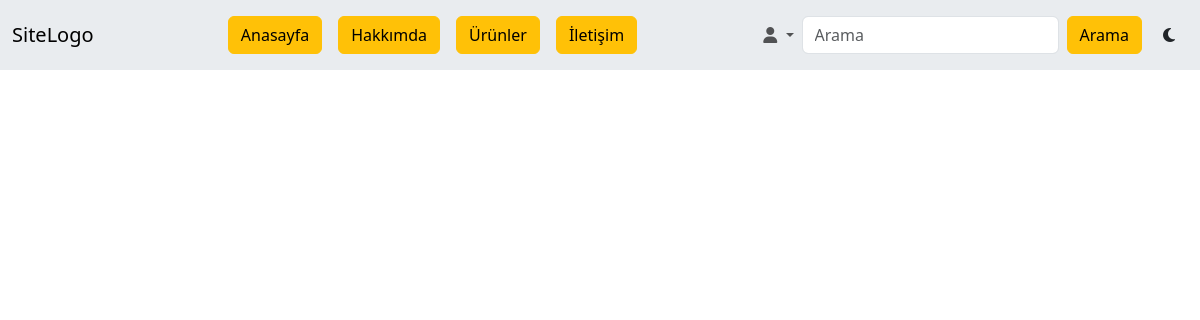
/hakkimizda, run on an earlier commit of the app's database.
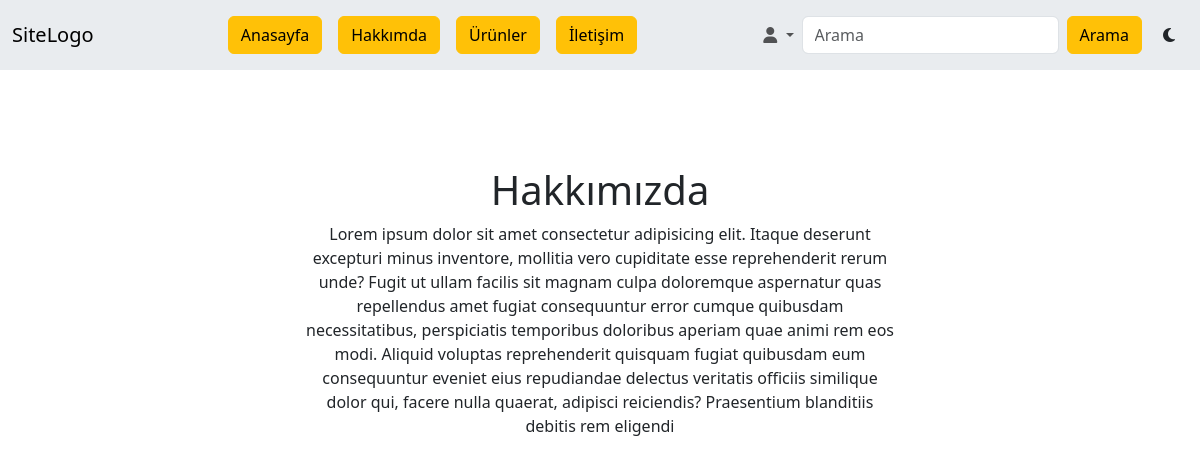
And on a later commit of the database.
### siteApp/models.py (models this page shows, shortened)
class Hakkimizda(models.Model):
    hakkimizdaBaslik = models.CharField(("Başlık"), max_length=50)
    hakkimizdaIcerik = models.TextField(("İçerik"), max_length=600)

### siteApp/views.py (the view)
# urls.py: path('hakkimizda', hakkimizda, name='hakkimda'),
def hakkimizda(request):
    icerik = {}
    db = Hakkimizda.objects.all()
    icerik['hakkimizdaVeri'] = db
    return render(request, "hakkimizda.html", icerik)

### siteApp/templates/hakkimizda.html (shortened to what this page needs)
{% extends "base.html" %}
{% block site-icerik %}
<section id="urunler">
  {% if hakkimizdaVeri %}
  {% for hakkimiz in hakkimizdaVeri %}
  <div class="row justify-content-center mt-5">
    <div class="col-md-6">
      <h1 class="text-center mt-5">{{hakkimiz.hakkimizdaBaslik}}</h1>
      <p class="text-center mt-2">{{hakkimiz.hakkimizdaIcerik}}</p>
    </div>
  </div>
</section>
{% endfor %}
{% endif %}
{% endblock site-icerik %}

### siteApp/templates/base.html (shortened to what this page needs)
{% load static %}
<!DOCTYPE html>
<html lang="en">
<head>
    <link href="https://cdn.jsdelivr.net/npm/bootstrap@5.3.1/dist/css/bootstrap.min.css" rel="stylesheet"
>
    <link rel="stylesheet" href="https://cdnjs.cloudflare.com/ajax/libs/font-awesome/6.4.2/css/all.min.css"
 />
    <link rel="stylesheet" href="https://cdn.jsdelivr.net/npm/swiper@10/swiper-bundle.min.css" />
    <link rel="stylesheet" href="{% static '/css/style.css' %}">
</head>
<body id="body">
    {% include "./Components/_navbar.html" %}
    {% block site-icerik %}
    {% endblock site-icerik %}
</body>
</html>

### siteApp/templates/Components/_navbar.html (shortened to what this page needs)
<nav class="navbar navbar-expand-lg bg-body-secondary">
    <div class="container-fluid">
      <a class="navbar-brand" href="{% url 'home' %}">SiteLogo</a>
      <div class="collapse navbar-collapse" id="navbarSupportedContent">
        <ul class="navbar-nav m-auto me-0 mb-2 mb-lg-0">
          <li class="nav-item">
            <a class="nav-link" href="{% url 'home' %}"><button class="btn btn-warning">Anasayfa</button></a>
          </li>
          <li class="nav-item">
            <a class="nav-link" href="{% url 'hakkimda' %}"><button class="btn btn-warning">Hakkımda</button></a>
          </li>
          <li class="nav-item">
            <a class="nav-link" href="{% url 'urun' %}"><button class="btn btn-warning">Ürünler</button></a>
          </li>
          <li class="nav-item">
            <a class="nav-link" href="{% url 'iletisim' %}"><button class="btn btn-warning">İletişim</button></a>
          </li>
        </ul>
        <ul class="navbar-nav ms-auto mb-2 mb-lg-0">
            <li class="nav-item dropdown">
                <a class="nav-link dropdown-toggle" href="#" role="button" data-bs-toggle="dropdown" aria-expanded="false">
                    <i class="fa-solid fa-user"></i>
                </a>
              </li>
        </ul>
        <form class="d-flex" role="search" method="post">
          <input class="form-control me-2" type="search" placeholder="Arama" aria-label="Search" name="search">
          <button class="btn btn-warning" type="submit">Arama</button>
        </form>
        <div class="ms-lg-2">
            <button id="darklightbtn" class="btn"></button>
        </div>
      </div>
    </div>
  </nav>

### siteApp/static/css/style.css (style rules this page uses)
* { margin: 0; padding: 0; box-sizing: border-box; }

What changed in the data, as far as the page shows it:
added Hakkimizda: hakkimizdaBaslik "Hakkımızda", hakkimizdaIcerik "Lorem ipsum dolor sit amet consectetur adipisicing elit. Itaque deserunt excepturi minus inventore, mollitia vero cupiditate esse reprehenderit rerum unde? Fugit ut ullam facilis sit magnam culpa doloremque aspernatur quas repellendus amet fugiat consequuntur error cumque quibusdam necessitatibus, perspiciatis temporibus doloribus aperiam quae animi rem eos modi. Aliquid voluptas reprehenderit quisquam fugiat quibusdam eum consequuntur eveniet eius repudiandae delectus veritatis officiis similique dolor qui, facere nulla quaerat, adipisci reiciendis? Praesentium blanditiis debitis rem eligendi"
